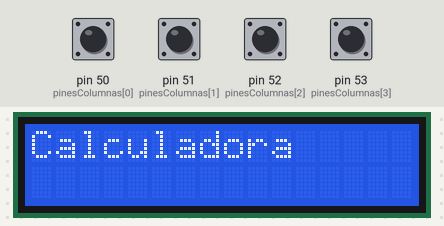
Bench run of a sketch on a simulated Arduino Mega 2560, built with avr-gcc and run on an emulated ATmega2560. On the bench: 16×2 character LCD. Wiring (inferred from the names in the program): character LCD (HD44780): RS pin 7; R/W pin 6; E pin 8; data pin 9, pin 10, pin 11, pin 12. The inputs (shaded band) are chosen by the test bench; at power-on: pin 50 (pinesColumnas[0]), pin 51 (pinesColumnas[1]), pin 52 (pinesColumnas[2]), pin 53 (pinesColumnas[3]) HIGH. The character LCD is taken to start in 4-bit mode.

Above: at 0.3 s.
2.5 s: pin 50 (pinesColumnas[0]) pulled LOW for 0.15 s
At 3.2 s:
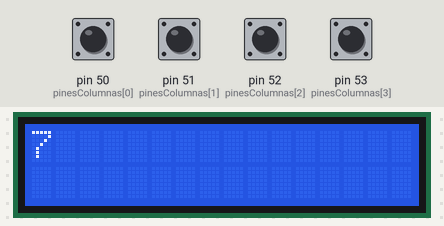
4.1 s: pin 51 (pinesColumnas[1]) pulled LOW for 0.15 s
At 4.4 s:
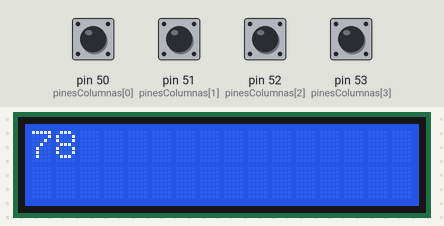
5.7 s: pin 53 (pinesColumnas[3]) pulled LOW for 0.15 s
At 6.8 s:
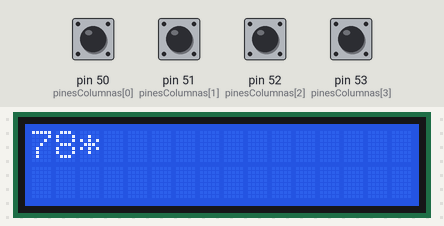
7.3 s: pin 52 (pinesColumnas[2]) pulled LOW for 0.15 s
At 8.1 s:
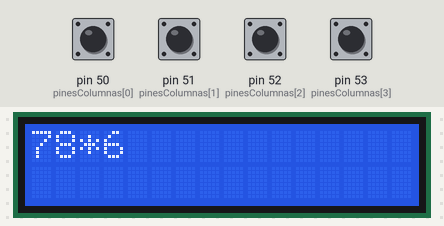
8.9 s: pin 50 (pinesColumnas[0]) pulled LOW for 1 s
At 9.3 s:
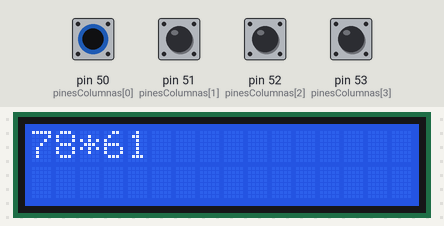
11.4 s: pin 51 (pinesColumnas[1]) pulled LOW for 1 s
At 12.4 s:
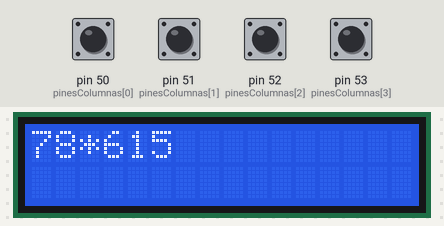
Timing chart, 0 to 14.4 s (numbered marks = the images above; inputs shaded):
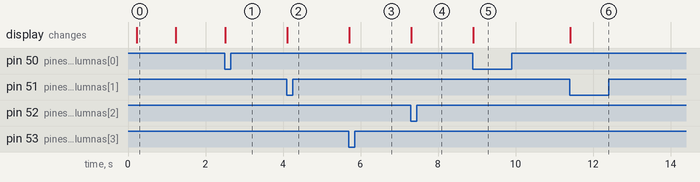

Measured:
- after the input at 2.5 s, the display: changes at once (image 1)
- after the input at 4.1 s, the display: changes at once (image 2)
- after the input at 5.7 s, the display: changes at once (image 3)
- after the input at 7.3 s, the display: changes at once (image 4)
- after the input at 8.9 s, the display: changes at once (image 5)
- after the input at 11.4 s, the display: changes at once (image 6)
- what the display in image 0 shows lasts 1.0 s, from 0.2 s to 1.2 s

The sketch:

calculadora.ino
```cpp
#include <Arduino.h>

// Definiciones para el LCD16x2
#define RS 7
#define EN 8
#define RW 6
#define D4 9
#define D5 10
#define D6 11
#define D7 12

// Definición de los pines del tecladito
byte pinesFilas[] = { 2, 3, 4, 5 };
byte pinesColumnas[] = { 50, 51, 52, 53 };

// Matriz de símbolos del KeyPad
char teclas[4][4] = {
  { '1', '2', '3', 'a' },  // a = división (/)
  { '4', '5', '6', 'b' },  // b = multiplicación (*)
  { '7', '8', '9', 'c' },  // c = resta (-)
  { 'f', '0', 'e', 'd' }   // d = suma (+)
                           // f = clear, e = igual
};

// Variables de variables globales para la calculadorcita
volatile bool teclaDetectada = false;
volatile byte filaActual = 0;
char operacion = '\0';
long numero1 = 0;
long numero2 = 0;
bool ingresandoNumero2 = false;
bool resultadoMostrado = false;

// Funciones del LCD16x2
void lcdSendNibble(uint8_t nibble) {
  // Establecer datos antes del pulso de enable
  digitalWrite(D4, (nibble >> 0) & 0x01);
  digitalWrite(D5, (nibble >> 1) & 0x01);
  digitalWrite(D6, (nibble >> 2) & 0x01);
  digitalWrite(D7, (nibble >> 3) & 0x01);

  // Pulso de enable con timing correcto
  digitalWrite(EN, HIGH);
  delayMicroseconds(1530);  // Tiempo crítico
  digitalWrite(EN, LOW);
  delayMicroseconds(1530);  // Tiempo entre nibbles
}

void lcdCommand(uint8_t command) {
  digitalWrite(RS, LOW);
  delayMicroseconds(100);

  lcdSendNibble(command >> 4);
  lcdSendNibble(command);

  delay(2);
}

void lcdWriteChar(char c) {
  digitalWrite(RS, HIGH);
  delayMicroseconds(100);

  lcdSendNibble(c >> 4);
  lcdSendNibble(c);

  delay(2);
}

void lcdInit() {
  // Esperar después de encender
  delay(50);

  // Secuencia de inicialización 4 bits
  digitalWrite(D4, 0);
  digitalWrite(D5, 1);
  digitalWrite(D6, 0);
  digitalWrite(D7, 0);

  // Tres pulsos de inicialización
  for (int i = 0; i < 3; i++) {
    digitalWrite(EN, HIGH);
    delayMicroseconds(1530);
    digitalWrite(EN, LOW);
    delay(5);
  }
  // Configurar modo 4 bits
  digitalWrite(D4, 0);
  digitalWrite(D5, 0);
  digitalWrite(D6, 1);
  digitalWrite(D7, 0);
  digitalWrite(EN, HIGH);
  delayMicroseconds(1530);
  digitalWrite(EN, LOW);
  delay(5);

  // Configuración final con delays apropiados
  lcdCommand(0x28);  // 4 bits, 2 líneas
  delay(5);
  lcdCommand(0x0C);  // Display ON
  delay(5);
  lcdCommand(0x06);  // Incremento
  delay(5);
  lcdCommand(0x01);  // Clear
  delay(5);
}

void lcdPrint(const char* str) {
  while (*str) {
    lcdWriteChar(*str++);
  }
}

void lcdClear() {
  lcdCommand(0x01);
  delay(2);
}

void lcdSetCursor(uint8_t col, uint8_t row) {
  uint8_t address = row == 0 ? 0x80 + col : 0xC0 + col;
  lcdCommand(address);
}

// Funciones de la calculadora
void resetCalculadora() {
  numero1 = 0;
  numero2 = 0;
  operacion = '\0';
  ingresandoNumero2 = false;
  resultadoMostrado = false;
  lcdClear();
}

void mostrarResultado(long resultado) {
  lcdClear();
  char buffer[16];
  ltoa(resultado, buffer, 10);
  lcdPrint(buffer);
}

void procesarNumero(char numero) {
  if (resultadoMostrado) {
    resetCalculadora();
  }

  long* numeroActual = ingresandoNumero2 ? &numero2 : &numero1;
  *numeroActual = (*numeroActual * 10) + (numero - '0');
  lcdWriteChar(numero);
}

void procesarOperacion(char op) {
  if (!ingresandoNumero2 && numero1 != 0) {
    operacion = op;
    ingresandoNumero2 = true;

    char simbolo;
    switch (op) {
      case 'd': simbolo = '+'; break;
      case 'c': simbolo = '-'; break;
      case 'b': simbolo = '*'; break;
      case 'a': simbolo = '/'; break;
      default: return;
    }
    lcdWriteChar(simbolo);
  }
}

void calcularResultado() {
  if (operacion != '\0' && !resultadoMostrado) {
    long resultado;

    if (operacion == 'a' && numero2 == 0) {
      lcdClear();
      lcdPrint("Error Div/0");
      delay(1000);
      resetCalculadora();
      return;
    }

    switch (operacion) {
      case 'd':  // Adición
        resultado = numero1 + numero2;
        break;
      case 'c':  // Diferencia
        resultado = numero1 - numero2;
        break;
      case 'b':  // Producto
        resultado = numero1 * numero2;
        break;
      case 'a':  // Razón
        resultado = numero1 / numero2;
        break;
      default:
        return;
    }

    mostrarResultado(resultado);
    numero1 = resultado;
    numero2 = 0;
    operacion = '\0';
    ingresandoNumero2 = false;
    resultadoMostrado = true;
  }
}

void procesarTecla(char tecla) {
  if (tecla >= '0' && tecla <= '9') {
    procesarNumero(tecla);
  } else if (tecla == 'a' || tecla == 'b' || tecla == 'c' || tecla == 'd') {
    procesarOperacion(tecla);
  } else if (tecla == 'e') {
    calcularResultado();
  } else if (tecla == 'f') {
    resetCalculadora();
  }
}

void setup() {
  // Configurar pines LCD
  pinMode(RS, OUTPUT);
  pinMode(EN, OUTPUT);
  pinMode(RW, OUTPUT);
  pinMode(D4, OUTPUT);
  pinMode(D5, OUTPUT);
  pinMode(D6, OUTPUT);
  pinMode(D7, OUTPUT);

  // Inicializar el LCD
  lcdInit();
  lcdPrint("Calculadora");
  delay(1000);
  lcdClear();

  // Configurar teclado
  for (byte i = 0; i < 4; i++) {
    pinMode(pinesFilas[i], OUTPUT);
    digitalWrite(pinesFilas[i], HIGH);
    pinMode(pinesColumnas[i], INPUT_PULLUP);
  }

  // Configurar las interrupciones
  PCICR |= (1 << PCIE0);
  PCMSK0 |= (1 << PCINT0) | (1 << PCINT1) | (1 << PCINT2) | (1 << PCINT3);
  sei();
}

void loop() {
  digitalWrite(pinesFilas[filaActual], HIGH);
  filaActual = (filaActual + 1) % 4;
  digitalWrite(pinesFilas[filaActual], LOW);

  if (teclaDetectada) {
    for (byte columna = 0; columna < 4; columna++) {
      if (digitalRead(pinesColumnas[columna]) == LOW) {
        char tecla = teclas[filaActual][columna];
        procesarTecla(tecla);
        delay(200);
        break;
      }
    }
    teclaDetectada = false;
  }

  delayMicroseconds(500);
}

ISR(PCINT0_vect) {
  teclaDetectada = true;
}
```
